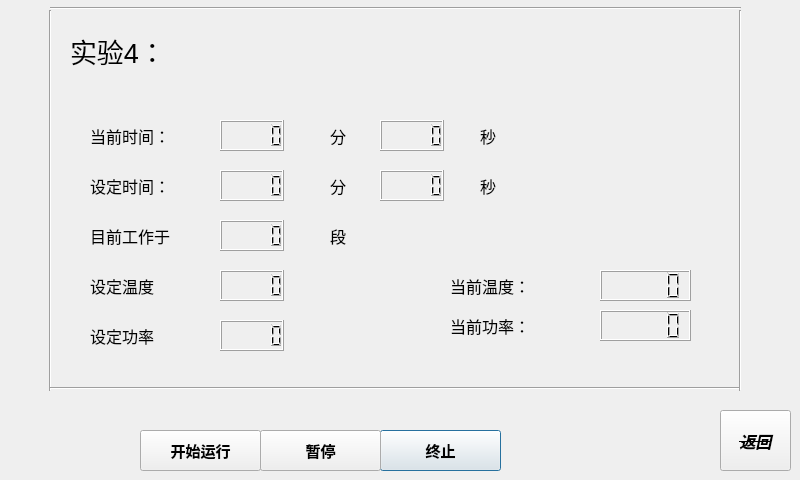
<?xml version="1.0" encoding="UTF-8"?>
<ui version="4.0">
 <class>Running_4</class>
 <widget class="QDialog" name="Running_4">
  <property name="geometry">
   <rect>
    <x>0</x>
    <y>0</y>
    <width>800</width>
    <height>480</height>
   </rect>
  </property>
  <property name="windowTitle">
   <string>Dialog</string>
  </property>
  <widget class="Line" name="line_2">
   <property name="geometry">
    <rect>
     <x>40</x>
     <y>10</y>
     <width>20</width>
     <height>381</height>
    </rect>
   </property>
   <property name="orientation">
    <enum>Qt::Vertical</enum>
   </property>
  </widget>
  <widget class="QLabel" name="label_4">
   <property name="geometry">
    <rect>
     <x>90</x>
     <y>220</y>
     <width>81</width>
     <height>31</height>
    </rect>
   </property>
   <property name="font">
    <font>
     <pointsize>12</pointsize>
     <weight>50</weight>
     <bold>false</bold>
    </font>
   </property>
   <property name="text">
    <string>目前工作于</string>
   </property>
  </widget>
  <widget class="QPushButton" name="pushButton_3">
   <property name="geometry">
    <rect>
     <x>380</x>
     <y>430</y>
     <width>121</width>
     <height>41</height>
    </rect>
   </property>
   <property name="font">
    <font>
     <pointsize>11</pointsize>
     <weight>75</weight>
     <bold>true</bold>
    </font>
   </property>
   <property name="text">
    <string>终止</string>
   </property>
  </widget>
  <widget class="QLabel" name="label_3">
   <property name="geometry">
    <rect>
     <x>90</x>
     <y>170</y>
     <width>81</width>
     <height>31</height>
    </rect>
   </property>
   <property name="font">
    <font>
     <pointsize>12</pointsize>
     <weight>50</weight>
     <bold>false</bold>
    </font>
   </property>
   <property name="text">
    <string>设定时间：</string>
   </property>
  </widget>
  <widget class="QPushButton" name="pushButton_4">
   <property name="geometry">
    <rect>
     <x>720</x>
     <y>410</y>
     <width>71</width>
     <height>61</height>
    </rect>
   </property>
   <property name="font">
    <font>
     <pointsize>12</pointsize>
     <weight>75</weight>
     <italic>true</italic>
     <bold>true</bold>
     <underline>false</underline>
     <strikeout>true</strikeout>
    </font>
   </property>
   <property name="text">
    <string>返回</string>
   </property>
  </widget>
  <widget class="QLabel" name="label_7">
   <property name="geometry">
    <rect>
     <x>330</x>
     <y>120</y>
     <width>21</width>
     <height>31</height>
    </rect>
   </property>
   <property name="font">
    <font>
     <pointsize>12</pointsize>
     <weight>50</weight>
     <bold>false</bold>
    </font>
   </property>
   <property name="text">
    <string>分</string>
   </property>
  </widget>
  <widget class="QLabel" name="label_10">
   <property name="geometry">
    <rect>
     <x>480</x>
     <y>120</y>
     <width>21</width>
     <height>31</height>
    </rect>
   </property>
   <property name="font">
    <font>
     <pointsize>12</pointsize>
     <weight>50</weight>
     <bold>false</bold>
    </font>
   </property>
   <property name="text">
    <string>秒</string>
   </property>
  </widget>
  <widget class="QLabel" name="label">
   <property name="geometry">
    <rect>
     <x>70</x>
     <y>30</y>
     <width>191</width>
     <height>41</height>
    </rect>
   </property>
   <property name="font">
    <font>
     <pointsize>20</pointsize>
    </font>
   </property>
   <property name="text">
    <string>实验4：</string>
   </property>
  </widget>
  <widget class="QLCDNumber" name="lcdNumber_3">
   <property name="geometry">
    <rect>
     <x>220</x>
     <y>220</y>
     <width>64</width>
     <height>31</height>
    </rect>
   </property>
  </widget>
  <widget class="QLabel" name="label_13">
   <property name="geometry">
    <rect>
     <x>450</x>
     <y>310</y>
     <width>81</width>
     <height>31</height>
    </rect>
   </property>
   <property name="font">
    <font>
     <pointsize>12</pointsize>
     <weight>50</weight>
     <bold>false</bold>
    </font>
   </property>
   <property name="text">
    <string>当前功率：</string>
   </property>
  </widget>
  <widget class="QLCDNumber" name="lcdNumber_5">
   <property name="geometry">
    <rect>
     <x>220</x>
     <y>320</y>
     <width>64</width>
     <height>31</height>
    </rect>
   </property>
  </widget>
  <widget class="QPushButton" name="pushButton">
   <property name="geometry">
    <rect>
     <x>140</x>
     <y>430</y>
     <width>121</width>
     <height>41</height>
    </rect>
   </property>
   <property name="font">
    <font>
     <pointsize>11</pointsize>
     <weight>75</weight>
     <bold>true</bold>
    </font>
   </property>
   <property name="text">
    <string>开始运行</string>
   </property>
  </widget>
  <widget class="QLCDNumber" name="lcdNumber_7">
   <property name="geometry">
    <rect>
     <x>380</x>
     <y>170</y>
     <width>64</width>
     <height>31</height>
    </rect>
   </property>
  </widget>
  <widget class="QLabel" name="label_11">
   <property name="geometry">
    <rect>
     <x>480</x>
     <y>170</y>
     <width>21</width>
     <height>31</height>
    </rect>
   </property>
   <property name="font">
    <font>
     <pointsize>12</pointsize>
     <weight>50</weight>
     <bold>false</bold>
    </font>
   </property>
   <property name="text">
    <string>秒</string>
   </property>
  </widget>
  <widget class="QLabel" name="label_2">
   <property name="geometry">
    <rect>
     <x>90</x>
     <y>120</y>
     <width>81</width>
     <height>31</height>
    </rect>
   </property>
   <property name="font">
    <font>
     <pointsize>12</pointsize>
     <weight>50</weight>
     <bold>false</bold>
    </font>
   </property>
   <property name="text">
    <string>当前时间：</string>
   </property>
  </widget>
  <widget class="Line" name="line">
   <property name="geometry">
    <rect>
     <x>50</x>
     <y>380</y>
     <width>691</width>
     <height>16</height>
    </rect>
   </property>
   <property name="orientation">
    <enum>Qt::Horizontal</enum>
   </property>
  </widget>
  <widget class="QLabel" name="label_9">
   <property name="geometry">
    <rect>
     <x>330</x>
     <y>220</y>
     <width>21</width>
     <height>31</height>
    </rect>
   </property>
   <property name="font">
    <font>
     <pointsize>12</pointsize>
     <weight>50</weight>
     <bold>false</bold>
    </font>
   </property>
   <property name="text">
    <string>段</string>
   </property>
  </widget>
  <widget class="QLabel" name="label_8">
   <property name="geometry">
    <rect>
     <x>330</x>
     <y>170</y>
     <width>21</width>
     <height>31</height>
    </rect>
   </property>
   <property name="font">
    <font>
     <pointsize>12</pointsize>
     <weight>50</weight>
     <bold>false</bold>
    </font>
   </property>
   <property name="text">
    <string>分</string>
   </property>
  </widget>
  <widget class="QLCDNumber" name="lcdNumber_9">
   <property name="geometry">
    <rect>
     <x>600</x>
     <y>310</y>
     <width>91</width>
     <height>31</height>
    </rect>
   </property>
  </widget>
  <widget class="QLCDNumber" name="lcdNumber_6">
   <property name="geometry">
    <rect>
     <x>380</x>
     <y>120</y>
     <width>64</width>
     <height>31</height>
    </rect>
   </property>
  </widget>
  <widget class="QLCDNumber" name="lcdNumber_2">
   <property name="geometry">
    <rect>
     <x>220</x>
     <y>170</y>
     <width>64</width>
     <height>31</height>
    </rect>
   </property>
  </widget>
  <widget class="QLabel" name="label_6">
   <property name="geometry">
    <rect>
     <x>90</x>
     <y>320</y>
     <width>81</width>
     <height>31</height>
    </rect>
   </property>
   <property name="font">
    <font>
     <pointsize>12</pointsize>
     <weight>50</weight>
     <bold>false</bold>
    </font>
   </property>
   <property name="text">
    <string>设定功率</string>
   </property>
  </widget>
  <widget class="QLabel" name="label_12">
   <property name="geometry">
    <rect>
     <x>450</x>
     <y>270</y>
     <width>81</width>
     <height>31</height>
    </rect>
   </property>
   <property name="font">
    <font>
     <pointsize>12</pointsize>
     <weight>50</weight>
     <bold>false</bold>
    </font>
   </property>
   <property name="text">
    <string>当前温度：</string>
   </property>
  </widget>
  <widget class="QPushButton" name="pushButton_2">
   <property name="geometry">
    <rect>
     <x>260</x>
     <y>430</y>
     <width>121</width>
     <height>41</height>
    </rect>
   </property>
   <property name="font">
    <font>
     <pointsize>11</pointsize>
     <weight>75</weight>
     <bold>true</bold>
    </font>
   </property>
   <property name="text">
    <string>暂停</string>
   </property>
  </widget>
  <widget class="QLCDNumber" name="lcdNumber_4">
   <property name="geometry">
    <rect>
     <x>220</x>
     <y>270</y>
     <width>64</width>
     <height>31</height>
    </rect>
   </property>
  </widget>
  <widget class="QLabel" name="label_5">
   <property name="geometry">
    <rect>
     <x>90</x>
     <y>270</y>
     <width>81</width>
     <height>31</height>
    </rect>
   </property>
   <property name="font">
    <font>
     <pointsize>12</pointsize>
     <weight>50</weight>
     <bold>false</bold>
    </font>
   </property>
   <property name="text">
    <string>设定温度</string>
   </property>
  </widget>
  <widget class="QLCDNumber" name="lcdNumber_8">
   <property name="geometry">
    <rect>
     <x>600</x>
     <y>270</y>
     <width>91</width>
     <height>31</height>
    </rect>
   </property>
  </widget>
  <widget class="Line" name="line_3">
   <property name="geometry">
    <rect>
     <x>50</x>
     <y>0</y>
     <width>691</width>
     <height>16</height>
    </rect>
   </property>
   <property name="orientation">
    <enum>Qt::Horizontal</enum>
   </property>
  </widget>
  <widget class="QLCDNumber" name="lcdNumber">
   <property name="geometry">
    <rect>
     <x>220</x>
     <y>120</y>
     <width>64</width>
     <height>31</height>
    </rect>
   </property>
  </widget>
  <widget class="Line" name="line_4">
   <property name="geometry">
    <rect>
     <x>730</x>
     <y>10</y>
     <width>20</width>
     <height>381</height>
    </rect>
   </property>
   <property name="orientation">
    <enum>Qt::Vertical</enum>
   </property>
  </widget>
 </widget>
 <resources/>
 <connections/>
</ui>
